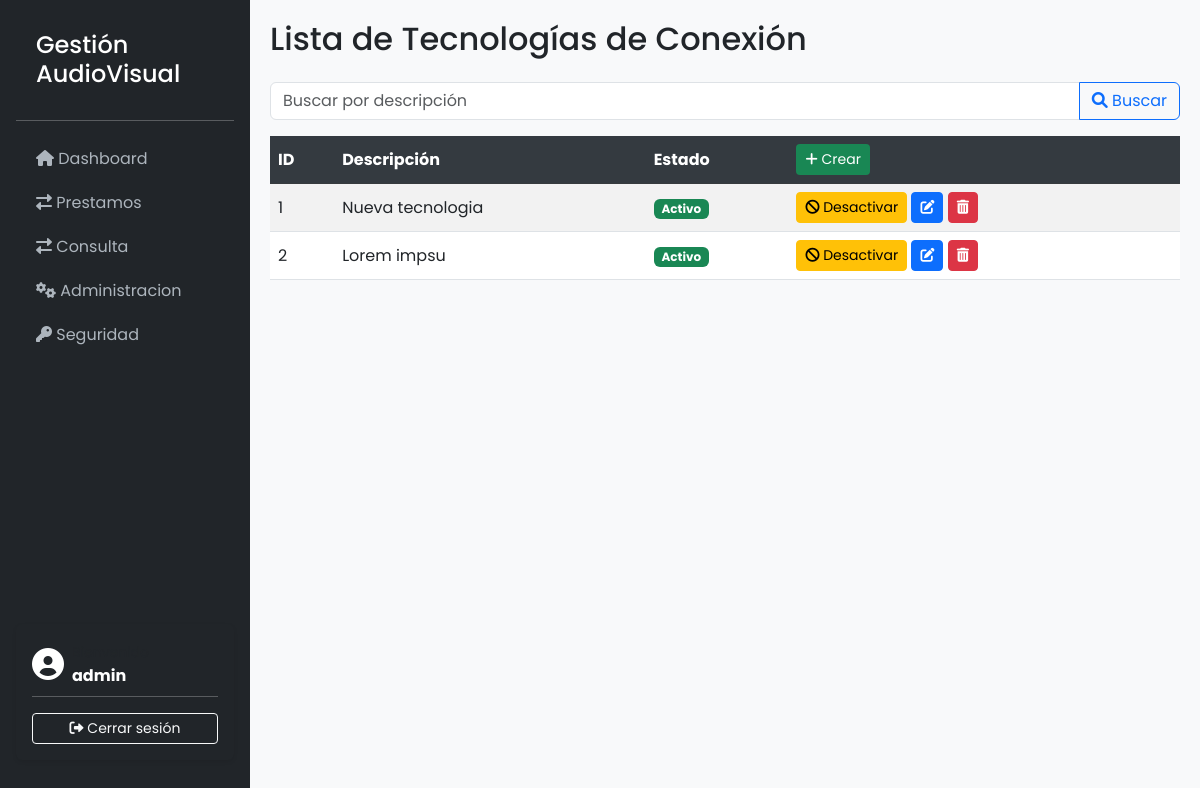
The app's page /tecnologias/ (signed in), older data.
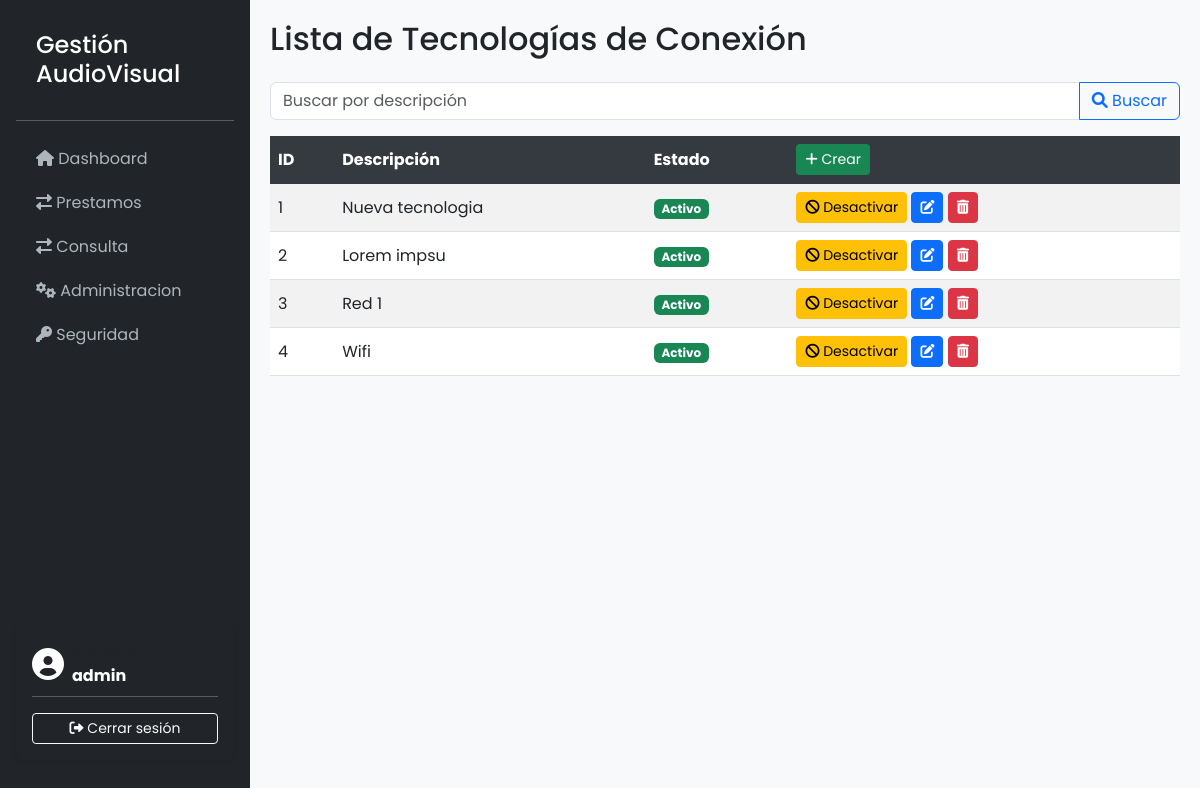
The same page, newer data.
### GestionAudiovisualApp/models.py (models this page shows, shortened)
class TecnologiaConexion(models.Model):
    descripcion = models.CharField(max_length=100)
    estado      = models.BooleanField(default=True)

### GestionAudiovisualApp/views.py (the view)
# urls.py: path('tecnologias/', TecnologiaConexionListView.as_view(), name='tecnologiaconexion-list'),
@method_decorator(user_passes_test(is_admin), name='dispatch')
class TecnologiaConexionListView(ListView):
    model = TecnologiaConexion
    template_name = 'tecnologia-conexion/tecnologiaconexion_list.html'
    context_object_name = 'tecnologias'
    def get_queryset(self):
        queryset = TecnologiaConexion.objects.all()
        query = self.request.GET.get('q')
        if query:
            queryset = queryset.filter(
                Q(descripcion__icontains=query)
            )
        return queryset

### GestionAudiovisualApp/views.py (called while the page is built)
def is_admin(user):
    return user.is_staff

### GestionAudiovisualApp/templates/tecnologia-conexion/tecnologiaconexion_list.html (shortened to what this page needs)
{% extends 'base.html' %}
{% block content %}
    <h2 class="mb-4">Lista de Tecnologías de Conexión</h2>
    <form method="GET" class="mb-3">
        <div class="input-group">
            <input type="text" name="q" class="form-control" placeholder="Buscar por descripción" value="{{ request.GET.q }}">
            <button class="btn btn-outline-primary" type="submit">
                <i class="fas fa-search"></i> Buscar
            </button>
        </div>
    </form>
    <table class="table table-striped table-hover">
        <thead class="table-dark">
            <tr>
                <th>ID</th>
                <th>Descripción</th>
                <th>Estado</th>
                <th>
                    <a href="{% url 'tecnologiaconexion-create' %}" class="btn btn-sm btn-create">
                        <i class="fas fa-plus"></i> Crear
                    </a>
                </th>
            </tr>
        </thead>
        <tbody>
            {% for tecnologia in tecnologias %}
                <tr>
                    <td>{{ tecnologia.pk }}</td>
                    <td>{{ tecnologia.descripcion }}</td>
                    <td>
                        {% if tecnologia.estado %}
                            <span class="badge bg-success">Activo</span>
                        {% else %}
                            <span class="badge bg-danger">Inactivo</span>
                        {% endif %}
                    </td>
                    <td>
                        <form method="post" action="{% url 'tecnologiaconexion-toggle-estado' tecnologia.pk %}" style="display:inline;">
                            {% if tecnologia.estado %}
                                <button type="submit" class="btn btn-warning btn-sm">
                                    <i class="fas fa-ban"></i> Desactivar
                                </button>
                            {% else %}
                                <button type="submit" class="btn btn-success btn-sm">
                                    <i class="fas fa-check"></i> Activar
                                </button>
                            {% endif %}
                        </form>
                        <a href="{% url 'tecnologiaconexion-update' tecnologia.pk %}" class="btn btn-sm btn-primary"><i class="fas fa-edit"></i></a>
                        <a href="{% url 'tecnologiaconexion-delete' tecnologia.pk %}" class="btn btn-sm btn-danger"><i class="fas fa-trash-alt"></i></a>
                    </td>
                </tr>
            {% empty %}
                <tr>
                    <td colspan="4" class="text-center">No hay tecnologías de conexión disponibles.</td>
                </tr>
            {% endfor %}
        </tbody>
    </table>
{% endblock %}

Row changes from the older to the newer data that the page shows:
added TecnologiaConexion: pk "3", descripcion "Red 1", estado "Activo"
added TecnologiaConexion: pk "4", descripcion "Wifi", estado "Activo"
